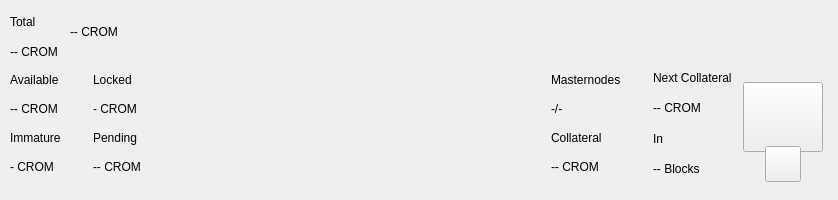
<?xml version="1.0" encoding="UTF-8"?>
<ui version="4.0">
 <class>TopBar</class>
 <widget class="QWidget" name="TopBar">
  <property name="geometry">
   <rect>
    <x>0</x>
    <y>0</y>
    <width>838</width>
    <height>200</height>
   </rect>
  </property>
  <property name="minimumSize">
   <size>
    <width>0</width>
    <height>200</height>
   </size>
  </property>
  <property name="maximumSize">
   <size>
    <width>16777215</width>
    <height>200</height>
   </size>
  </property>
  <property name="windowTitle">
   <string>Form</string>
  </property>
  <layout class="QVBoxLayout" name="verticalLayout_10" stretch="0">
   <property name="spacing">
    <number>0</number>
   </property>
   <property name="leftMargin">
    <number>0</number>
   </property>
   <property name="topMargin">
    <number>0</number>
   </property>
   <property name="rightMargin">
    <number>0</number>
   </property>
   <property name="bottomMargin">
    <number>0</number>
   </property>
   <item>
    <widget class="PFBorderImage" name="containerTop">
     <layout class="QVBoxLayout" name="verticalLayout_11">
      <property name="spacing">
       <number>0</number>
      </property>
      <property name="leftMargin">
       <number>0</number>
      </property>
      <property name="topMargin">
       <number>0</number>
      </property>
      <property name="rightMargin">
       <number>0</number>
      </property>
      <property name="bottomMargin">
       <number>0</number>
      </property>
      <item>
       <widget class="QWidget" name="top_container_2" native="true">
        <property name="minimumSize">
         <size>
          <width>0</width>
          <height>65</height>
         </size>
        </property>
        <layout class="QHBoxLayout" name="top_container">
         <property name="spacing">
          <number>0</number>
         </property>
         <property name="leftMargin">
          <number>10</number>
         </property>
         <property name="topMargin">
          <number>0</number>
         </property>
         <property name="rightMargin">
          <number>10</number>
         </property>
         <property name="bottomMargin">
          <number>0</number>
         </property>
         <item>
          <layout class="QHBoxLayout" name="horizontalLayout_4">
           <property name="spacing">
            <number>12</number>
           </property>
           <property name="rightMargin">
            <number>0</number>
           </property>
           <item>
            <widget class="QWidget" name="widgetAmount" native="true">
             <layout class="QVBoxLayout" name="verticalLayout_2">
              <property name="spacing">
               <number>2</number>
              </property>
              <property name="leftMargin">
               <number>0</number>
              </property>
              <property name="topMargin">
               <number>8</number>
              </property>
              <property name="rightMargin">
               <number>0</number>
              </property>
              <property name="bottomMargin">
               <number>0</number>
              </property>
              <item>
               <widget class="QLabel" name="labelTitle1">
                <property name="text">
                 <string>Total</string>
                </property>
               </widget>
              </item>
              <item>
               <widget class="QLabel" name="labelAmountPiv">
                <property name="text">
                 <string notr="true">-- CROM</string>
                </property>
               </widget>
              </item>
             </layout>
            </widget>
           </item>
           <item alignment="Qt::AlignVCenter">
            <widget class="QWidget" name="widgetTopAmount" native="true">
             <property name="sizePolicy">
              <sizepolicy hsizetype="Preferred" vsizetype="Maximum">
               <horstretch>0</horstretch>
               <verstretch>0</verstretch>
              </sizepolicy>
             </property>
             <layout class="QHBoxLayout" name="horizontalLayout_5">
              <property name="spacing">
               <number>0</number>
              </property>
              <property name="leftMargin">
               <number>0</number>
              </property>
              <property name="topMargin">
               <number>0</number>
              </property>
              <property name="rightMargin">
               <number>0</number>
              </property>
              <property name="bottomMargin">
               <number>0</number>
              </property>
              <item alignment="Qt::AlignTop">
               <widget class="QLabel" name="labelAmountTopPiv">
                <property name="minimumSize">
                 <size>
                  <width>0</width>
                  <height>36</height>
                 </size>
                </property>
                <property name="styleSheet">
                 <string notr="true">padding:0px;margin:0px;</string>
                </property>
                <property name="text">
                 <string notr="true">-- CROM</string>
                </property>
               </widget>
              </item>
             </layout>
            </widget>
           </item>
           <item>
            <spacer name="horizontalSpacer">
             <property name="orientation">
              <enum>Qt::Horizontal</enum>
             </property>
             <property name="sizeHint" stdset="0">
              <size>
               <width>40</width>
               <height>20</height>
              </size>
             </property>
            </spacer>
           </item>
           <item alignment="Qt::AlignRight">
            <widget class="QWidget" name="layoutSync" native="true">
             <property name="minimumSize">
              <size>
               <width>0</width>
               <height>36</height>
              </size>
             </property>
             <property name="maximumSize">
              <size>
               <width>16777215</width>
               <height>36</height>
              </size>
             </property>
             <layout class="QVBoxLayout" name="verticalLayout_9">
              <property name="leftMargin">
               <number>0</number>
              </property>
              <property name="topMargin">
               <number>0</number>
              </property>
              <property name="rightMargin">
               <number>0</number>
              </property>
              <property name="bottomMargin">
               <number>0</number>
              </property>
              <item>
               <widget class="ExpandableButton" name="pushButtonSync" native="true">
                <property name="minimumSize">
                 <size>
                  <width>36</width>
                  <height>36</height>
                 </size>
                </property>
                <property name="maximumSize">
                 <size>
                  <width>16777215</width>
                  <height>36</height>
                 </size>
                </property>
               </widget>
              </item>
             </layout>
            </widget>
           </item>
           <item>
            <widget class="ExpandableButton" name="pushButtonHDUpgrade" native="true">
             <property name="minimumSize">
              <size>
               <width>36</width>
               <height>36</height>
              </size>
             </property>
             <property name="maximumSize">
              <size>
               <width>16777215</width>
               <height>36</height>
              </size>
             </property>
            </widget>
           </item>
           <item>
            <widget class="ExpandableButton" name="pushButtonStack" native="true">
             <property name="minimumSize">
              <size>
               <width>36</width>
               <height>36</height>
              </size>
             </property>
             <property name="maximumSize">
              <size>
               <width>16777215</width>
               <height>36</height>
              </size>
             </property>
            </widget>
           </item>
           <item>
            <widget class="ExpandableButton" name="pushButtonConf" native="true">
             <property name="minimumSize">
              <size>
               <width>36</width>
               <height>36</height>
              </size>
             </property>
             <property name="maximumSize">
              <size>
               <width>16777215</width>
               <height>36</height>
              </size>
             </property>
            </widget>
           </item>
           <item>
            <widget class="ExpandableButton" name="pushButtonMasternodes" native="true">
             <property name="minimumSize">
              <size>
               <width>36</width>
               <height>36</height>
              </size>
             </property>
             <property name="maximumSize">
              <size>
               <width>16777215</width>
               <height>36</height>
              </size>
             </property>
            </widget>
           </item>
           <item>
            <widget class="ExpandableButton" name="pushButtonConsole" native="true">
             <property name="minimumSize">
              <size>
               <width>36</width>
               <height>36</height>
              </size>
             </property>
             <property name="maximumSize">
              <size>
               <width>16777215</width>
               <height>36</height>
              </size>
             </property>
            </widget>
           </item>
           <item>
            <widget class="ExpandableButton" name="pushButtonConnection" native="true">
             <property name="minimumSize">
              <size>
               <width>36</width>
               <height>36</height>
              </size>
             </property>
             <property name="maximumSize">
              <size>
               <width>16777215</width>
               <height>36</height>
              </size>
             </property>
            </widget>
           </item>
           <item>
            <widget class="ExpandableButton" name="pushButtonTor" native="true">
             <property name="minimumSize">
              <size>
               <width>36</width>
               <height>36</height>
              </size>
             </property>
             <property name="maximumSize">
              <size>
               <width>16777215</width>
               <height>36</height>
              </size>
             </property>
            </widget>
           </item>
           <item>
            <widget class="ExpandableButton" name="pushButtonLock" native="true">
             <property name="sizePolicy">
              <sizepolicy hsizetype="Expanding" vsizetype="Expanding">
               <horstretch>0</horstretch>
               <verstretch>0</verstretch>
              </sizepolicy>
             </property>
             <property name="minimumSize">
              <size>
               <width>36</width>
               <height>0</height>
              </size>
             </property>
             <property name="maximumSize">
              <size>
               <width>16777215</width>
               <height>36</height>
              </size>
             </property>
            </widget>
           </item>
           <item>
            <widget class="ExpandableButton" name="pushButtonTheme" native="true">
             <property name="minimumSize">
              <size>
               <width>36</width>
               <height>36</height>
              </size>
             </property>
             <property name="maximumSize">
              <size>
               <width>16777215</width>
               <height>36</height>
              </size>
             </property>
            </widget>
           </item>
           <item>
            <widget class="ExpandableButton" name="pushButtonFAQ" native="true">
             <property name="minimumSize">
              <size>
               <width>36</width>
               <height>36</height>
              </size>
             </property>
             <property name="maximumSize">
              <size>
               <width>16777215</width>
               <height>36</height>
              </size>
             </property>
            </widget>
           </item>
          </layout>
         </item>
        </layout>
       </widget>
      </item>
      <item>
       <widget class="QWidget" name="bottom_container" native="true">
        <property name="minimumSize">
         <size>
          <width>0</width>
          <height>135</height>
         </size>
        </property>
        <layout class="QHBoxLayout" name="botton_container">
         <property name="leftMargin">
          <number>10</number>
         </property>
         <property name="topMargin">
          <number>0</number>
         </property>
         <property name="rightMargin">
          <number>10</number>
         </property>
         <property name="bottomMargin">
          <number>10</number>
         </property>
         <item>
          <layout class="QHBoxLayout" name="horizontalLayout_3">
           <property name="spacing">
            <number>0</number>
           </property>
           <property name="bottomMargin">
            <number>9</number>
           </property>
           <item>
            <layout class="QVBoxLayout" name="verticalLayout_7">
             <property name="spacing">
              <number>0</number>
             </property>
             <property name="leftMargin">
              <number>0</number>
             </property>
             <property name="rightMargin">
              <number>0</number>
             </property>
             <item>
              <layout class="QHBoxLayout" name="horizontalLayout_2">
               <property name="spacing">
                <number>0</number>
               </property>
               <item>
                <layout class="QVBoxLayout" name="verticalLayout_6">
                 <item>
                  <widget class="QLabel" name="labelTitle5">
                   <property name="text">
                    <string>Available</string>
                   </property>
                  </widget>
                 </item>
                 <item>
                  <widget class="QLabel" name="labelAvailablePiv">
                   <property name="text">
                    <string>-- CROM</string>
                   </property>
                  </widget>
                 </item>
                 <item>
                  <widget class="QLabel" name="labelTitle4">
                   <property name="text">
                    <string>Immature</string>
                   </property>
                  </widget>
                 </item>
                 <item>
                  <widget class="QLabel" name="labelImmaturePiv">
                   <property name="text">
                    <string notr="true">- CROM</string>
                   </property>
                  </widget>
                 </item>
                </layout>
               </item>
               <item>
                <layout class="QVBoxLayout" name="verticalLayout_8">
                 <property name="leftMargin">
                  <number>32</number>
                 </property>
                 <item>
                  <widget class="QLabel" name="labelTitle6">
                   <property name="text">
                    <string>Locked</string>
                   </property>
                  </widget>
                 </item>
                 <item>
                  <widget class="QLabel" name="labelLockedPiv">
                   <property name="text">
                    <string>- CROM</string>
                   </property>
                  </widget>
                 </item>
                 <item>
                  <widget class="QLabel" name="labelTitle3">
                   <property name="text">
                    <string>Pending</string>
                   </property>
                  </widget>
                 </item>
                 <item>
                  <widget class="QLabel" name="labelPendingPiv">
                   <property name="text">
                    <string notr="true">-- CROM</string>
                   </property>
                  </widget>
                 </item>
                </layout>
               </item>
              </layout>
             </item>
            </layout>
           </item>
          </layout>
         </item>
         <item>
          <spacer name="horizontalSpacer_2">
           <property name="orientation">
            <enum>Qt::Horizontal</enum>
           </property>
           <property name="sizeHint" stdset="0">
            <size>
             <width>40</width>
             <height>20</height>
            </size>
           </property>
          </spacer>
         </item>
         <item>
          <layout class="QHBoxLayout" name="horizontalLayout_6">
           <property name="spacing">
            <number>0</number>
           </property>
           <property name="rightMargin">
            <number>0</number>
           </property>
           <property name="bottomMargin">
            <number>9</number>
           </property>
           <item>
            <layout class="QVBoxLayout" name="verticalLayout_5">
             <item>
              <widget class="QLabel" name="labelMasternodesTitle">
               <property name="text">
                <string>Masternodes</string>
               </property>
              </widget>
             </item>
             <item>
              <widget class="QLabel" name="labelMasternodeCount">
               <property name="text">
                <string>-/-</string>
               </property>
              </widget>
             </item>
             <item>
              <widget class="QLabel" name="labelTitle8">
               <property name="text">
                <string>Collateral</string>
               </property>
              </widget>
             </item>
             <item>
              <widget class="QLabel" name="labelCollateralPiv">
               <property name="text">
                <string notr="true">-- CROM</string>
               </property>
              </widget>
             </item>
            </layout>
           </item>
           <item>
            <widget class="QWidget" name="widgetNextCollateral" native="true">
             <layout class="QVBoxLayout" name="verticalLayout_12">
              <property name="leftMargin">
               <number>32</number>
              </property>
              <property name="topMargin">
               <number>0</number>
              </property>
              <property name="rightMargin">
               <number>0</number>
              </property>
              <property name="bottomMargin">
               <number>0</number>
              </property>
              <item>
               <widget class="QLabel" name="labelNextMasternodesTitle">
                <property name="text">
                 <string>Next Collateral</string>
                </property>
               </widget>
              </item>
              <item>
               <widget class="QLabel" name="labelNextCollateralValue">
                <property name="text">
                 <string>-- CROM</string>
                </property>
               </widget>
              </item>
              <item>
               <widget class="QLabel" name="labelTitle9">
                <property name="text">
                 <string>In</string>
                </property>
               </widget>
              </item>
              <item>
               <widget class="QLabel" name="labelNextCollateralBlocks">
                <property name="text">
                 <string notr="true">-- Blocks</string>
                </property>
               </widget>
              </item>
             </layout>
            </widget>
           </item>
          </layout>
         </item>
         <item>
          <widget class="QWidget" name="qrContainer" native="true">
           <property name="sizePolicy">
            <sizepolicy hsizetype="Preferred" vsizetype="Minimum">
             <horstretch>0</horstretch>
             <verstretch>0</verstretch>
            </sizepolicy>
           </property>
           <property name="minimumSize">
            <size>
             <width>90</width>
             <height>110</height>
            </size>
           </property>
           <property name="maximumSize">
            <size>
             <width>90</width>
             <height>110</height>
            </size>
           </property>
           <layout class="QVBoxLayout" name="containerQR">
            <property name="spacing">
             <number>0</number>
            </property>
            <property name="leftMargin">
             <number>5</number>
            </property>
            <property name="topMargin">
             <number>10</number>
            </property>
            <property name="rightMargin">
             <number>5</number>
            </property>
            <property name="bottomMargin">
             <number>0</number>
            </property>
            <item>
             <widget class="QPushButton" name="btnQr">
              <property name="minimumSize">
               <size>
                <width>70</width>
                <height>70</height>
               </size>
              </property>
              <property name="maximumSize">
               <size>
                <width>16777215</width>
                <height>70</height>
               </size>
              </property>
              <property name="focusPolicy">
               <enum>Qt::NoFocus</enum>
              </property>
              <property name="text">
               <string/>
              </property>
              <property name="iconSize">
               <size>
                <width>70</width>
                <height>70</height>
               </size>
              </property>
             </widget>
            </item>
            <item>
             <spacer name="verticalSpacer">
              <property name="orientation">
               <enum>Qt::Vertical</enum>
              </property>
              <property name="sizeType">
               <enum>QSizePolicy::Fixed</enum>
              </property>
              <property name="sizeHint" stdset="0">
               <size>
                <width>20</width>
                <height>20</height>
               </size>
              </property>
             </spacer>
            </item>
            <item alignment="Qt::AlignHCenter|Qt::AlignBottom">
             <widget class="QPushButton" name="pushButtonQR">
              <property name="minimumSize">
               <size>
                <width>36</width>
                <height>36</height>
               </size>
              </property>
              <property name="maximumSize">
               <size>
                <width>36</width>
                <height>36</height>
               </size>
              </property>
              <property name="focusPolicy">
               <enum>Qt::NoFocus</enum>
              </property>
              <property name="text">
               <string/>
              </property>
             </widget>
            </item>
           </layout>
          </widget>
         </item>
        </layout>
       </widget>
      </item>
     </layout>
    </widget>
   </item>
  </layout>
 </widget>
 <customwidgets>
  <customwidget>
   <class>ExpandableButton</class>
   <extends>QWidget</extends>
   <header>qt/pivx/expandablebutton.h</header>
   <container>1</container>
  </customwidget>
  <customwidget>
   <class>PFBorderImage</class>
   <extends>QFrame</extends>
   <header>qt/pivx/pfborderimage.h</header>
   <container>1</container>
  </customwidget>
 </customwidgets>
 <resources/>
 <connections/>
</ui>
